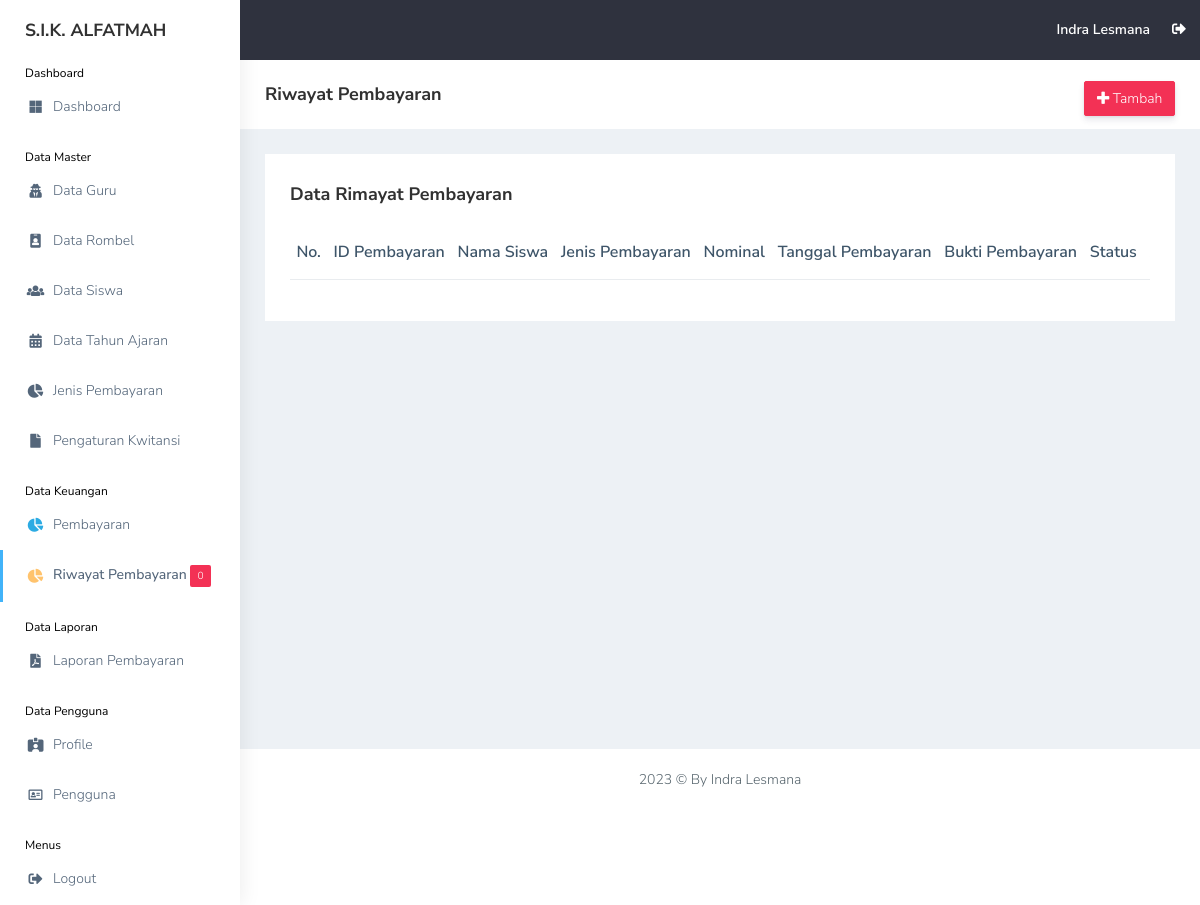
Page /view_pembayaran/riwayat.php (signed in) on the earlier database version.
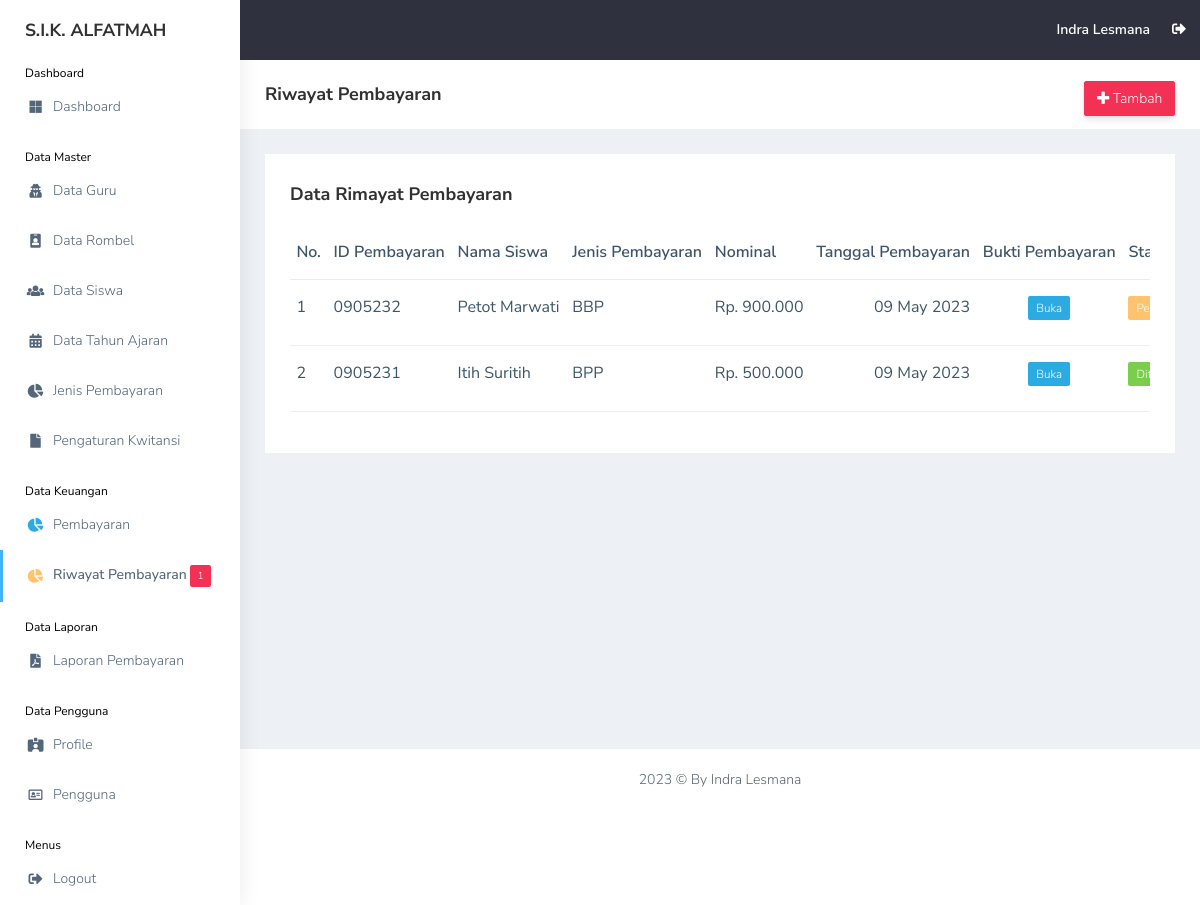
Same page on the later database version.
### tables this page shows
CREATE TABLE `pembayaran` (
  `id_pembayaran` int(11) NOT NULL,
  `id_siswa` int(11) NOT NULL,
  `id_jenis_pembayaran` int(11) NOT NULL,
  `bbp_bulan` int(11) NOT NULL,
  `bbp_tahun` int(11) NOT NULL,
  `nominal_pembayaran` int(11) NOT NULL,
  `tanggal_pembayaran` date NOT NULL,
  `bukti` varchar(255) NOT NULL,
  `status` int(11) NOT NULL
);

CREATE TABLE `siswa` (
  `id_siswa` int(11) NOT NULL,
  `nis` int(11) NOT NULL,
  `nisn` int(11) NOT NULL,
  `nama_siswa` varchar(255) NOT NULL,
  `id_rombel` int(11) NOT NULL,
  `jk` varchar(20) NOT NULL,
  `alamat` text NOT NULL,
  `phone` varchar(20) NOT NULL,
  `username` varchar(255) NOT NULL,
  `password` varchar(255) NOT NULL,
  `gambar` varchar(255) NOT NULL,
  `id_tahun_ajaran` int(11) NOT NULL,
  `date_created` date NOT NULL,
  `is_active` int(11) NOT NULL
);

CREATE TABLE `jenis_pembayaran` (
  `id_jenis_pembayaran` int(11) NOT NULL,
  `jenis_pembayaran` varchar(255) NOT NULL,
  `nominal` int(11) NOT NULL,
  `deskripsi` text NOT NULL
);

### functions.php (called while the page is built, shortened)
<?php
$conn = mysqli_connect("localhost", "root", "", "db_sika");
function query($query)
{
    global $conn;
    $result = mysqli_query($conn, $query);
    $rows = [];
    while ($row = mysqli_fetch_assoc($result)) {
        $rows[] = $row;
    }
    return $rows;
}

### view_pembayaran/riwayat.php (the view, shortened to what the changed rows need)
<?php
include "../templates/header.php";
$pembayaran = query(
    "SELECT * FROM pembayaran
    INNER JOIN siswa ON siswa.id_siswa = pembayaran.id_siswa
    INNER JOIN jenis_pembayaran ON jenis_pembayaran.id_jenis_pembayaran = pembayaran.id_jenis_pembayaran
    ORDER BY pembayaran.id_pembayaran DESC"
);
?>
<div class="container-fluid">
    <div class="row">
        <div class="col-md-12 col-lg-12 col-sm-12">
            <div class="white-box">
                <div class="table-responsive">
                    <table class="table no-wrap" id="data-table">
                        <thead>
                            <tr>
                                <th class="border-top-0">No.</th>
                                <th class="border-top-0">ID Pembayaran</th>
                                <th class="border-top-0">Nama Siswa</th>
                                <th class="border-top-0">Jenis Pembayaran</th>
                                <th class="border-top-0">Nominal</th>
                                <th class="border-top-0 text-end">Tanggal Pembayaran</th>
                                <th class="border-top-0">Bukti Pembayaran</th>
                                <th class="border-top-0">Status</th>
                                <th class="border-top-0">Aksi</th>
                            </tr>
                        </thead>
                        <tbody>
                            <?php $i = 1; ?>
                            <?php foreach ($pembayaran as $p): ?>
                                <tr>
                                    <td>
                                        <?= $i; ?>
                                    </td>
                                    <td class="txt-oflo">
                                        <?= date("dmy", strtotime($p["tanggal_pembayaran"])) . $p["id_pembayaran"]; ?>
                                    </td>
                                    <td class="txt-oflo">
                                        <?= $p["nama_siswa"]; ?>
                                    </td>
                                    <td class="txt-oflo">
                                        <?= $p["jenis_pembayaran"]; ?>
                                    </td>
                                    <td class="txt-oflo">
                                        Rp.
                                        <?= number_format($p["nominal_pembayaran"], 0, ',', '.'); ?>
                                    </td>
                                    <td class="txt-oflo text-end">
                                        <?= date("d F Y", strtotime($p["tanggal_pembayaran"])); ?>
                                    </td>
                                    <td class="txt-oflo text-center">
                                        <a href="../assets/img/bukti/<?= $p["bukti"]; ?>" target="_blank"><span
                                                class="badge bg-info">Buka</span></a>
                                    </td>
                                    <td class="txt-oflo">
                                        <a href="riwayat_status.php?id_pembayaran=<?= $p["id_pembayaran"] ?>">
                                            <?php if ($p["status"] == 1): ?>
                                                <span class="badge bg-success">Diterima</span>
                                            <?php else: ?>
                                                <span class="badge bg-warning">Pending</span>
                                            <?php endif; ?>
                                        </a>
                                    </td>
                                </tr>
                                <?php $i++; ?>
                            <?php endforeach; ?>
                        </tbody>
                    </table>
                </div>
            </div>
        </div>
    </div>
</div>
<?php
include "../templates/footer.php";
?>

### templates/sidebar.php (shortened to what the changed rows need)
<?php
$notif_pembayaran = query(
    "SELECT * FROM pembayaran WHERE status = 2"
);
$total_notif = count($notif_pembayaran);
?>
<aside class="left-sidebar" data-sidebarbg="skin6">
    <div class="scroll-sidebar">
        <nav class="sidebar-nav">
            <ul id="sidebarnav">
                <li class="sidebar-item">
                    <a class="sidebar-link waves-effect waves-dark sidebar-link" href="../view_pembayaran/riwayat.php"
                        aria-expanded="false">
                        <span class="hide-menu">Riwayat Pembayaran <span class="badge bg-danger">
                                <?= $total_notif; ?>
                            </span></span>
                    </a>
                </li>
            </ul>
        </nav>
    </div>
</aside>

Differences in the rows shown:
added pembayaran: tanggal_pembayaran "090523", id_pembayaran "2", id_siswa.nama_siswa "Petot Marwati", id_jenis_pembayaran.jenis_pembayaran "BBP", nominal_pembayaran "900.000", tanggal_pembayaran "09 May 2023", status "Pending"
added pembayaran: tanggal_pembayaran "090523", id_pembayaran "1", id_siswa.nama_siswa "Itih Suritih", id_jenis_pembayaran.jenis_pembayaran "BPP", nominal_pembayaran "500.000", tanggal_pembayaran "09 May 2023", status "Diterima"
Other differences:
$total_notif: "0" → "1"
